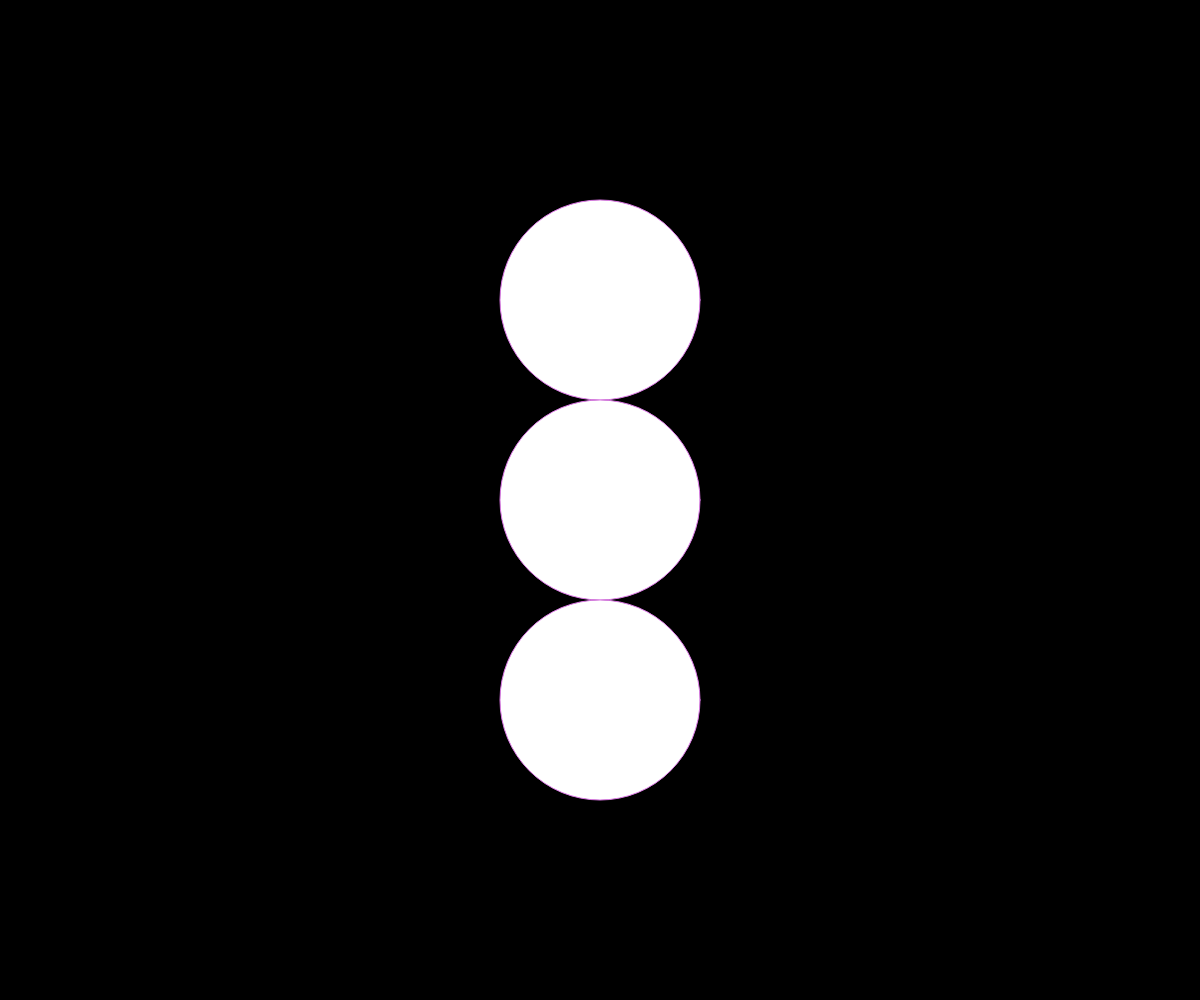
Frame 1 (no input)
Frame 60 (no input): identical to frame 1, image omitted
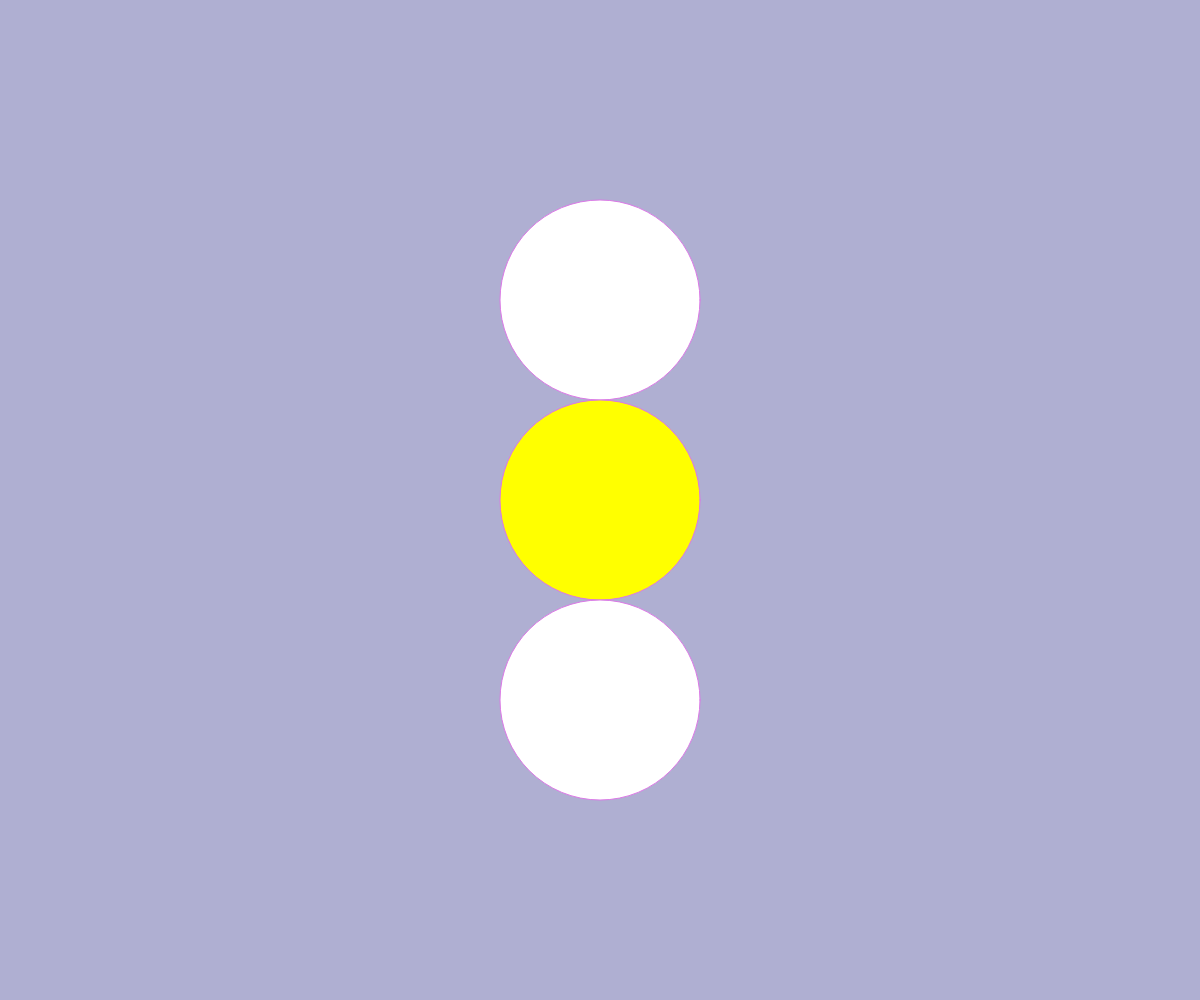
Frame 120 (the mouse pressed at the canvas centre since frame 60)

The p5.js sketch that drew these frames (run headless with seeded random() and noise() and a simulated clock; from frame 60 on, the mouse is pressed at the canvas centre):

// p5.js sketch
// ── sketch.js
var fill1 = 'white';
var fill2 = 'white';
var fill3 = 'white';
var ellipse1;
var ellipse2;
var ellipse3;
function setup() { 
  createCanvas(windowWidth, windowHeight);
} 

function draw() { 
  background(mouseY * 0.35,mouseY * 0.35,mouseX * 0.35);
stroke(220,120,230);
	fill(fill1);
ellipse1 = ellipse(windowWidth / 2, windowHeight / 2 - 200, 200, 200);
fill(fill2);
	ellipse2 = ellipse(windowWidth / 2, windowHeight / 2 , 200, 200);
fill(fill3);
	ellipse3 = ellipse(windowWidth / 2, windowHeight / 2 + 200, 200, 200);

	if(mouseY >= windowHeight / 1.5){
	fill1 = "white";
		fill2 = 'white';
		fill3 = 'green';
	}
	else if (mouseY >= windowHeight/3){
	fill1 = "white";
		fill2 = 'yellow';
		fill3 = 'white';
	}
	else if (mouseY >= windowHeight/5){
	fill1 = "red";
		fill2 = 'white';
		fill3 = 'white';
	}
}
